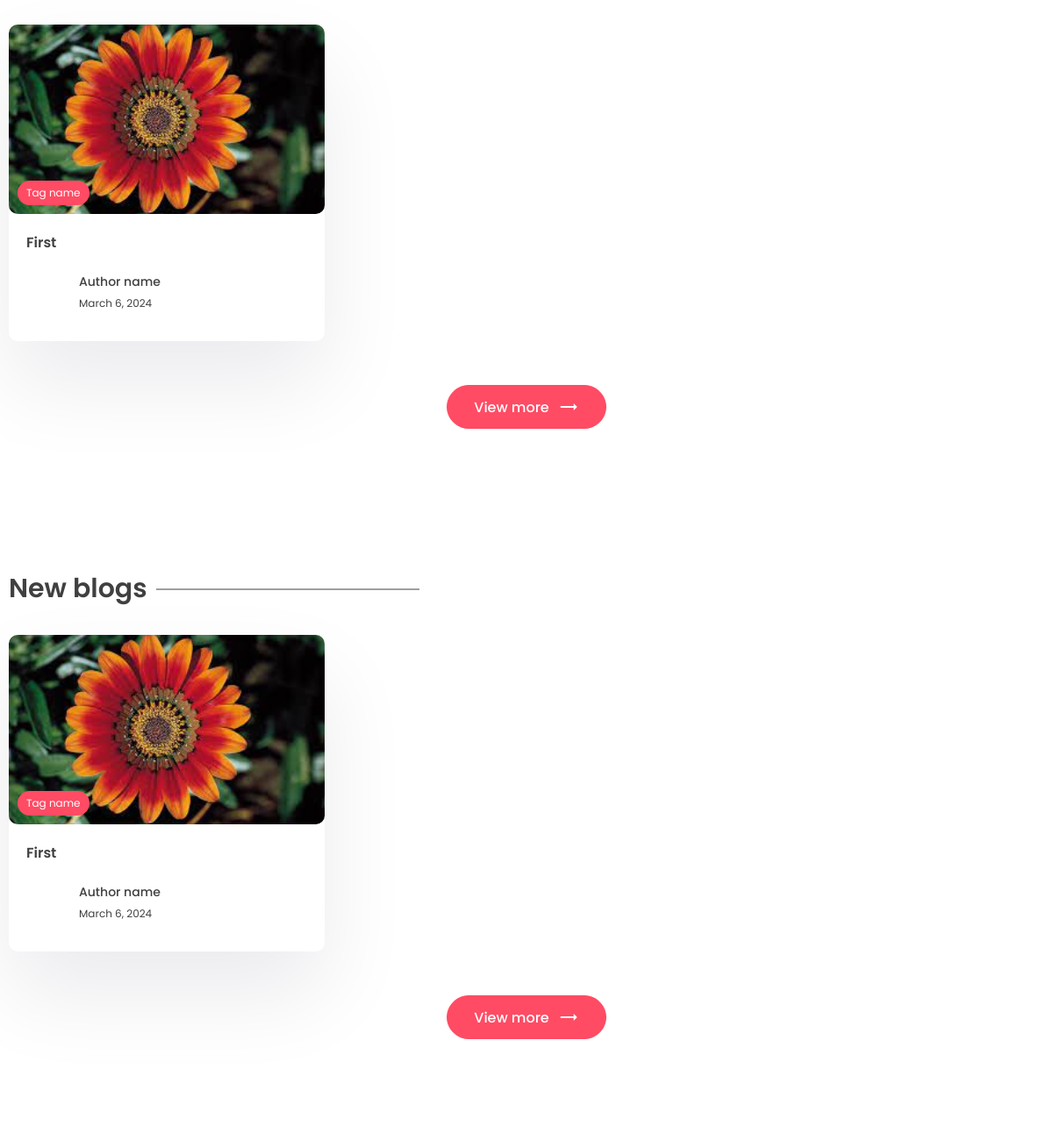
The app's page / (middle part), older data.
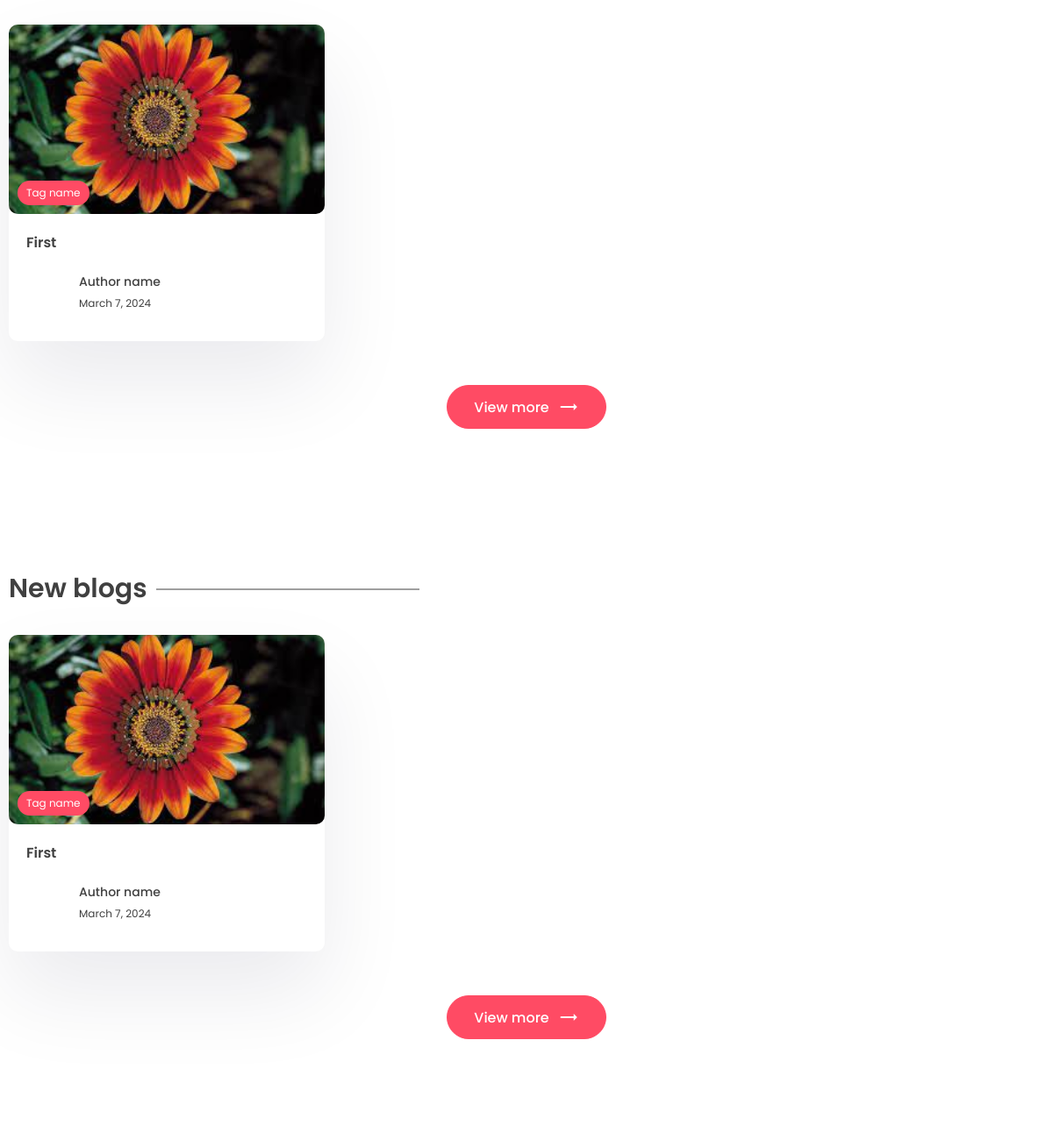
The same page, newer data.
### app/models.py (models this page shows)
class Post(models.Model):
    title = models.CharField(max_length = 200)
    content = models.TextField(null = True)
    last_updated = models.DateTimeField(auto_now = True)
    slug = models.SlugField(max_length = 200, unique = True)
    image = models.ImageField(null= True, blank=True, upload_to="images/")
    tags = models.ManyToManyField(Tag, blank=True, related_name='post')
    view_count = models.IntegerField(null = True, blank = True)

### app/views.py (the view)
# urls.py: path('',views.index,name='index'),
def index(request):
    posts = Post.objects.all()
    context = {'posts':posts}
    return render(request, 'app/index.html', context)

### app/templates/app/index.html (shortened to what this page needs)
{% extends "base.html" %}
{% block content %}
    <section class="sp">
      <div class="container">
        <div class="grid-3">
            {% for post in posts %}
          <a href="{% url 'post_page' post.slug %}">
            <div class="card">
              <div class="post-img">
                <img src="{{post.image.url}}" alt="" />
                <div class="tag">Tag name</div>
              </div>
              <div class="card-content">
                <h3>
                  {{post.title}}
                </h3>
                <div class="author">
                  <div class="profile-pic">
                  </div>
                  <div class="details">
                    <p>Author name</p>
                    <small>{{post.last_updated|date}}</small>
                  </div>
                </div>
              </div>
            </div>
          </a>
          {% endfor %}
        </div>
        <center>
          <a href=""><button class="btn btn-primary rounded view">
            View more <span class="material-icons"> trending_flat </span>
          </button></a>
        </center>
      </div>
    </section>
    <section class="sp">
      <div class="container">
        <h1 class="sec-title">New blogs</h1>
        <div class="grid-3">
            {% for post in posts %}
          <a href="{% url 'post_page' post.slug %}">
            <div class="card">
              <div class="post-img">
                <img src="{{post.image.url}}" alt="" />
                <div class="tag">Tag name</div>
              </div>
              <div class="card-content">
                <h3>
                  {{post.title}}
                </h3>
                <div class="author">
                  <div class="profile-pic">
                  </div>
                  <div class="details">
                    <p>Author name</p>
                    <small>{{post.last_updated|date}}</small>
                  </div>
                </div>
              </div>
            </div>
          </a>
          {% endfor %}
        </div>
        <center>
          <a href=""><button class="btn btn-primary rounded view">
            View more <span class="material-icons"> trending_flat </span>
          </button></a>
        </center>
      </div>
    </section>
{% endblock content %}

### templates/base.html (shortened to what this page needs)
{% load static %}
<!DOCTYPE html>
<html lang="en">
  <head>
    <link rel="stylesheet" href="{% static 'app/style.css' %} "/>
    <link
      rel="stylesheet"
      href="https://unicons.iconscout.com/release/v2.1.6/css/unicons.css"
    />
    <link
      rel="stylesheet"
      href="https://cdnjs.cloudflare.com/ajax/libs/font-awesome/6.1.1/css/all.min.css"
    />
  </head>
  <body>
    <main>
    {% block content %}
    {% endblock content %}
    </main>
  </body>
</html>

### app/static/app/style.css (style rules this page uses)
* { margin: 0; padding: 0; box-sizing: border-box; text-decoration: none; border: none; outline: none; list-style: none; font-family: "Poppins", sans-serif; color: var(--black); }
:root { --red: #ff4b64; --black: #404040; --des: #555555; --shadow: #ffffff1a 0px 1px 1px 0px inset, #32325d40 0px 50px 100px -20px, #0000004d 0px 30px 60px -30px; --shadow2: rgba(17, 12, 46, 0.084) 0px 48px 100px 0px; }
html { font-size: 62.5%; }
[class*="grid"] { display: grid; }
img { width: 100%; }
.container { max-width: 1220px; margin: auto; padding: 0 10px; }
p, a { font-size: 1.6rem; color: var(--des); }
.btn { cursor: pointer; height: 5rem; padding: 0 3rem; font-size: 1.6rem; font-weight: 500; border: 1px solid var(--red); display: flex; align-items: center; justify-content: center; gap: 1rem; }
.btn span { color: white; }
.btn-primary { background: var(--red); color: white; }
.rounded { border-radius: 5rem; }
.sp { padding: 8rem 0; }
.post-img { height: 40rem; width: 100%; overflow: hidden; border-radius: 1rem; }
.post-img img { height: 100%; object-fit: cover; object-position: center; }
.sec-title { font-size: 3rem; font-weight: 600; position: relative; width: fit-content; margin-bottom: 3rem; }
.sec-title::after { content: ""; position: absolute; right: -31rem; height: 1px; width: 30rem; background: var(--black); top: 50%; transform: translateY(-50%); }
.grid-3 { grid-template-columns: repeat(3, 1fr); gap: 5rem; }
.card { background: white; box-shadow: var(--shadow2); border-radius: 1rem; cursor: pointer; transition: 0.3s; }
.post-img { position: relative; }
.tag { position: absolute; bottom: 1rem; left: 1rem; background: var(--red); color: white; border-radius: 5rem; padding: 0.5rem 1rem; font-size: 1.2rem; }
.card-content { padding: 2rem; padding-bottom: 3rem; }
.card h3 { font-size: 1.6rem; font-weight: 600; }
.card .post-img { width: 100%; height: unset; aspect-ratio: 1/0.6; }
.author { display: flex; align-items: center; gap: 1rem; margin-top: 2rem; }
.profile-pic { width: 5rem; aspect-ratio: 1/1; border-radius: 50%; overflow: hidden; }
.author p { color: var(--black); font-weight: 500; font-size: 1.4rem; }
.author small { color: var(--black); font-size: 1.2rem; }
.view { margin-top: 5rem; }
main { padding-top: 10rem !important; }

Row changes from the older to the newer data that the page shows:
changed Post "First": last_updated "March 6, 2024" → "March 7, 2024"
